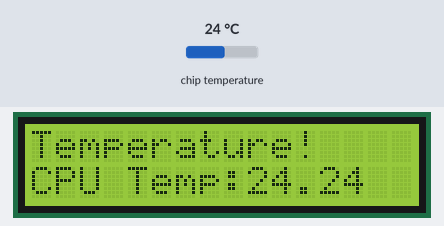
Bench run of a program on a simulated Raspberry Pi Pico running MicroPython. Shown: 16×2 character LCD. Inputs (shaded band) come from the test bench; at power-on: chip temperature 24 °C.

Above: at 1.2 s.
1.3 s: chip temperature set to 1 °C
At 4.3 s:
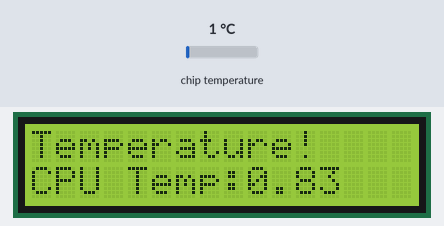
9.1 s: chip temperature set to 11 °C
At 10.3 s:
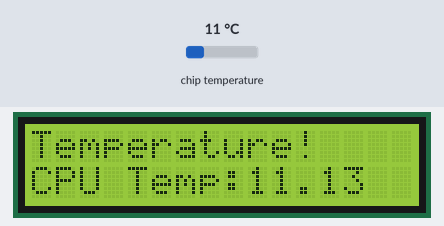
13.6 s: chip temperature set to 22 °C
At 16.3 s:
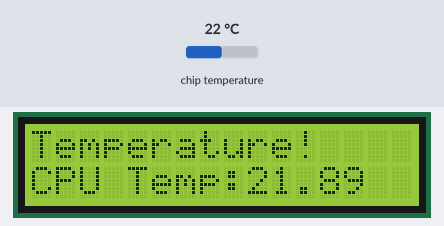
Timing chart, 0 to 17.8 s (numbered marks = the images above; inputs shaded):
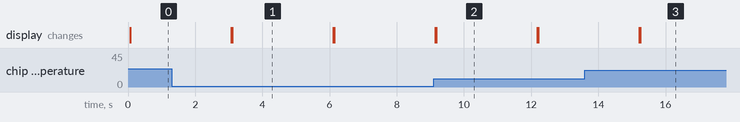

Measured:
- after the input at 1.3 s, the display: first differs from a run without the input after 1.8 s (image 1)
- after the input at 9.1 s, the display: first differs from a run without the input after 0.08 s (image 2)
- after the input at 13.6 s, the display: first differs from a run without the input after 1.7 s (image 3)
- what the display in image 1 shows lasts 3.0 s, from 3.1 s to 6.1 s

The program:

cputemp.py
```python
from machine import Pin, I2C, ADC
from time import sleep, sleep_ms
from machine_i2c_lcd import I2cLcd
import utime


i2c = I2C(0, scl=Pin(9), sda=Pin(8), freq=400000)

addr = i2c.scan()[0]
# print(hex(addr[0]))

lcd = I2cLcd(i2c, addr, 2, 16)

sensor_temp = ADC(4)
conversion_factor = 3.3 / (65535)


while True:
    reading = sensor_temp.read_u16() * conversion_factor
    temperature = 27 - (reading - 0.706)/0.001721
    lcd.putstr("Temperature!\n")
    lcd.putstr("CPU Temp:%.2f" % temperature)
    utime.sleep(2)
    sleep(1)
    lcd.clear()
```
